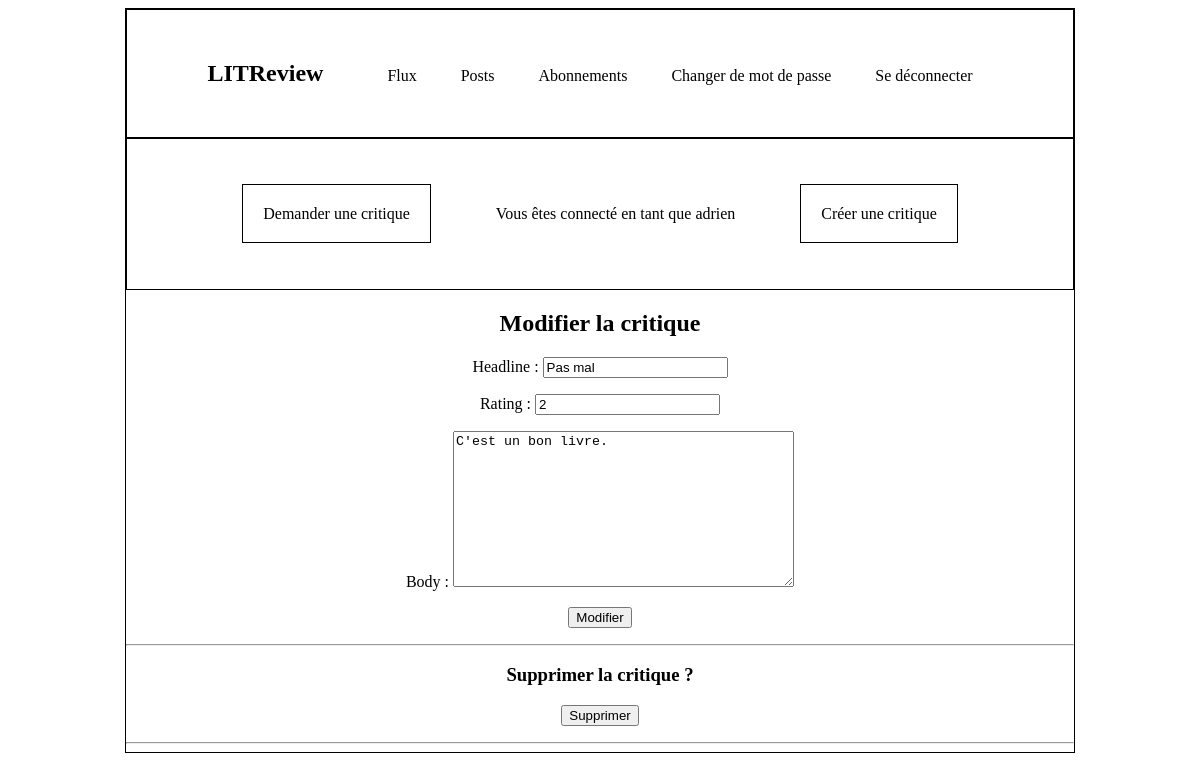
Page /publication/review/11/edit (signed in) on the committed database.
### authentication/models.py (models this page shows)
class User(AbstractUser):
    SUBSCRIBER = "SUBSCRIBER"
    ROLE_CHOICES = ((SUBSCRIBER, "Abonné"),)
    role = models.CharField(max_length=30, choices=ROLE_CHOICES, verbose_name="Rôle")
    following_user = models.ManyToManyField(
        "self",
        symmetrical=False,
        verbose_name="suivre",
        blank=True,
        related_name="follows",
    )

### publication/models.py (models this page shows)
class Review(models.Model):
    ticket = models.ForeignKey(to=Ticket, on_delete=models.CASCADE, null=True)
    rating = models.PositiveSmallIntegerField(
        validators=[MinValueValidator(0), MaxValueValidator(5)]
    )
    headline = models.CharField(max_length=128)
    body = models.TextField(max_length=8192, blank=True)
    user = models.ForeignKey(to=settings.AUTH_USER_MODEL, on_delete=models.CASCADE)
    time_created = models.DateTimeField(auto_now_add=True)

### publication/views.py (the view, shortened to what this page needs)
@login_required
def edit_review(request, review_id):
    review = get_object_or_404(models.Review, id=review_id)
    edit_form = forms.ReviewForm(instance=review)
    delete_form = forms.DeleteForm()
    context = {
        "edit_form": edit_form,
        "delete_form": delete_form,
    }
    return render(request, "publication/edit_review.html", context=context)

### publication/forms.py
class ReviewForm(forms.ModelForm):
    edit_review = forms.BooleanField(widget=forms.HiddenInput, initial=True)
    class Meta:
        model = models.Review
        fields = ["headline", "rating", "body"]

class DeleteForm(forms.Form):
    delete = forms.BooleanField(widget=forms.HiddenInput, initial=True)

### publication/templates/publication/edit_review.html (shortened to what this page needs)
{% extends "base.html" %}
{% block content %}
<h2>Modifier la critique</h2>
<form method="post">
    {{ edit_form.as_p }}
    <button type="submit">Modifier</button>
</form>
<hr>
<h3>Supprimer la critique ?</h3>
<form method="post">
    <button type="submit">Supprimer</button>
</form>
<hr>
{% endblock content %}

### templates/base.html (shortened to what this page needs)
{% load static %}
<html>
<head>
    <link rel="stylesheet" href="{% static 'styles.css' %}">
    <link rel="stylesheet" href="https://cdnjs.cloudflare.com/ajax/libs/font-awesome/4.7.0/css/font-awesome.min.css">
</head>
<body>
    {% if user.is_authenticated %}
    <div class="global">
        <nav>
            <h1 class="navigation_left">LITReview</h1>
            <ul class=navigation_right>
                <li class="navigation"><a href="{% url 'home' %}">Flux</a></li>
                <li class="navigation"><a href="{% url 'post' %}">Posts</a></li>
                <li class="navigation"><a href="{% url 'subscription' %}">Abonnements</a></li>
                <li class="navigation"><a href="{% url 'password_change' %}">Changer de mot de passe</a></li>
                <li class="navigation"><a href="{% url 'logout' %}">Se déconnecter</a></li>
            </ul>
        </nav>
        <div class="container">
            <p class="creation"><a href="{% url 'create_ticket' %}">Demander une critique</a></p>
            <p>Vous êtes connecté en tant que {{ user.username }}</p>
            <p class="creation"><a href="{% url 'create_review' %}">Créer une critique</a></p>
        </div>
        {% endif %}
        {% block content %}{% endblock content %}
    </div>
</body>
</html>

### static/styles.css (style rules this page uses)
.global { max-width: 80%; text-align: center; border: 1px black solid; margin: auto; }
a { text-decoration: none; color: black; }
nav { border: 1px black solid; padding: 30px; }
ul { list-style-type: none; }
.navigation { display: inline-block; }
a { padding: 20px; }
.navigation_left { display: inline-block; }
.navigation_right { display: inline-block; }
.creation a { border: solid black 1px; display: auto; }
.container { display: flex; padding: 50px; border: solid black 1px; }
.creation { flex-grow: 1; }

### rows in the picture
User: username "adrien"
Review: headline "Pas mal", rating "2", body "C'est un bon livre."
